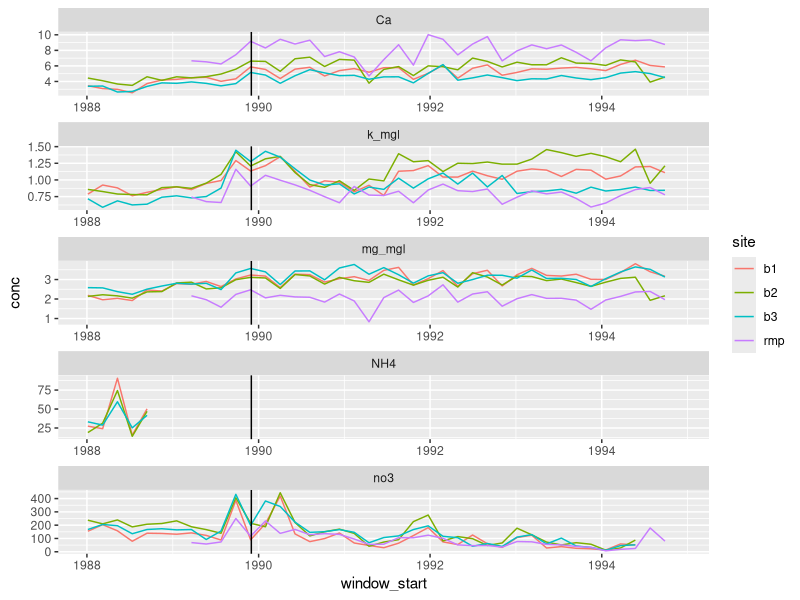

Write the R code that produced this figure.
## ---- chunk 1
#| echo: false
#| warning: false

library(tidyverse)
values <- read_csv("../output/cleandata.csv")

values |>
  ggplot(
    mapping = aes(x = window_start, y = conc, color = site)
  ) +
  geom_line() +
  facet_wrap(vars(Chem), scales = "free", ncol = 1) +
  geom_vline(xintercept = dmy("1-12-1989"))
